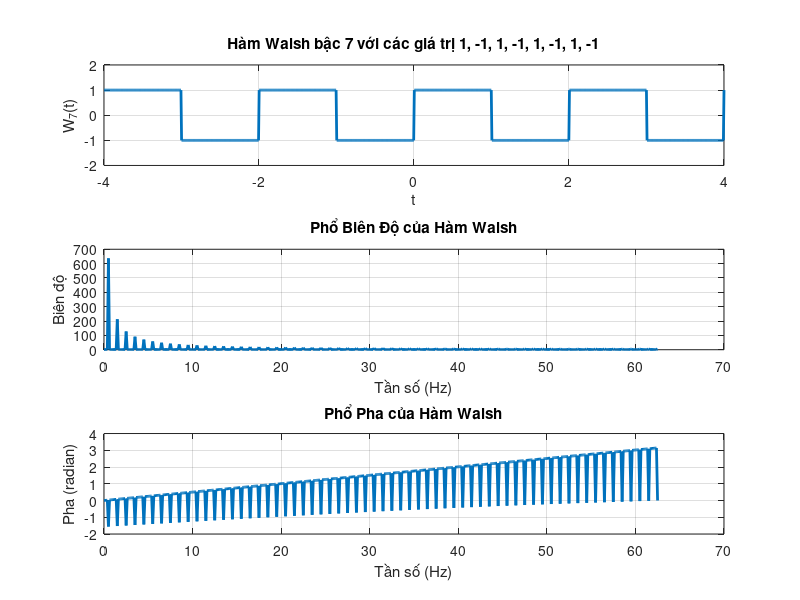

Source code (MATLAB):
% Định nghĩa miền thời gian từ -4 đến 4
t = linspace(-4, 4, 1000);  % Tạo một vector thời gian từ -4 đến 4, với 1000 điểm

% Hàm Walsh bậc 7 với các giá trị +1 và -1 phân bố đều trong khoảng thời gian từ -4 đến 4
W_7 = ones(size(t));   % Khởi tạo một vector chứa toàn bộ giá trị +1

% Thay đổi giá trị thành -1 theo các đoạn thời gian sao cho giá trị lần lượt là 1, -1, 1, -1, 1, -1, 1, -1
W_7(t >= -4 & t < -3) = 1;   % Thay đổi giá trị thành +1 trong khoảng từ -4 đến -3
W_7(t >= -3 & t < -2) = -1;  % Thay đổi giá trị thành -1 trong khoảng từ -3 đến -2
W_7(t >= -2 & t < -1) = 1;   % Thay đổi giá trị thành +1 trong khoảng từ -2 đến -1
W_7(t >= -1 & t < 0) = -1;   % Thay đổi giá trị thành -1 trong khoảng từ -1 đến 0
W_7(t >= 0 & t < 1) = 1;     % Thay đổi giá trị thành +1 trong khoảng từ 0 đến 1
W_7(t >= 1 & t < 2) = -1;    % Thay đổi giá trị thành -1 trong khoảng từ 1 đến 2
W_7(t >= 2 & t < 3) = 1;     % Thay đổi giá trị thành +1 trong khoảng từ 2 đến 3
W_7(t >= 3 & t < 4) = -1;    % Thay đổi giá trị thành -1 trong khoảng từ 3 đến 4

% Vẽ đồ thị của hàm Walsh
figure;
subplot(3,1,1);
plot(t, W_7, 'LineWidth', 2);
title('Hàm Walsh bậc 7 với các giá trị 1, -1, 1, -1, 1, -1, 1, -1');
xlabel('t');
ylabel('W_7(t)');
ylim([-2 2]);  % Đặt giới hạn trục tung từ -2 đến 2
grid on;

% Tính và vẽ phổ biên độ
N = length(t);  % Số lượng điểm
Fs = N / (t(end) - t(1));  % Tần số lấy mẫu
W_7_fft = fft(W_7);  % Phép biến đổi Fourier

% Tính phổ biên độ
W_7_magnitude = abs(W_7_fft);
f = Fs * (0:(N/2)) / N;  % Tạo trục tần số

% Lấy một nửa phổ (do phổ Fourier là đối xứng)
W_7_magnitude_half = W_7_magnitude(1:N/2+1);

subplot(3,1,2);
plot(f, W_7_magnitude_half, 'LineWidth', 2);
title('Phổ Biên Độ của Hàm Walsh');
xlabel('Tần số (Hz)');
ylabel('Biên độ');
grid on;

% Tính và vẽ phổ pha
W_7_phase = angle(W_7_fft);  % Phổ pha

% Lấy một nửa phổ pha
W_7_phase_half = W_7_phase(1:N/2+1);

subplot(3,1,3);
plot(f, W_7_phase_half, 'LineWidth', 2);
title('Phổ Pha của Hàm Walsh');
xlabel('Tần số (Hz)');
ylabel('Pha (radian)');
grid on;
